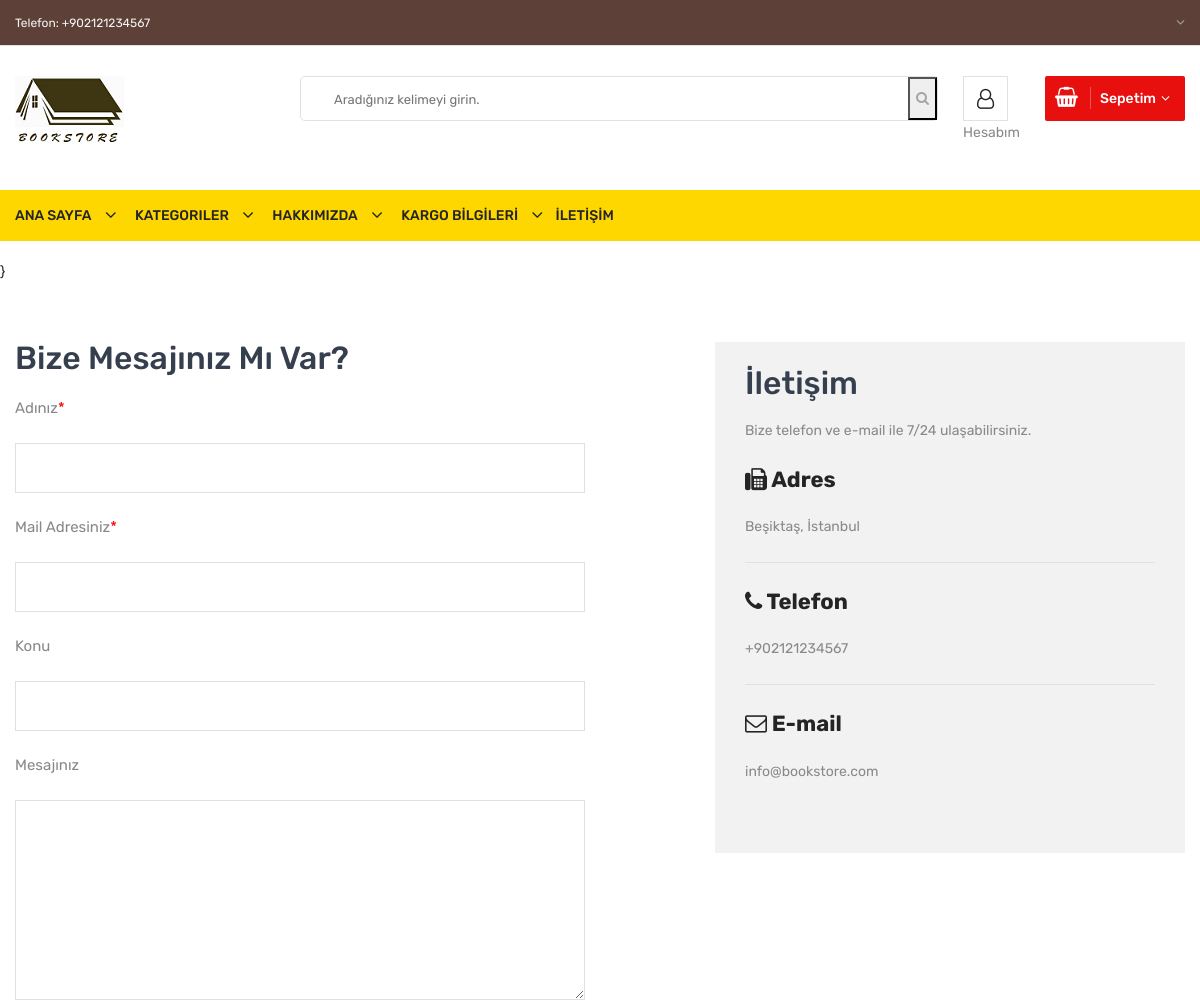
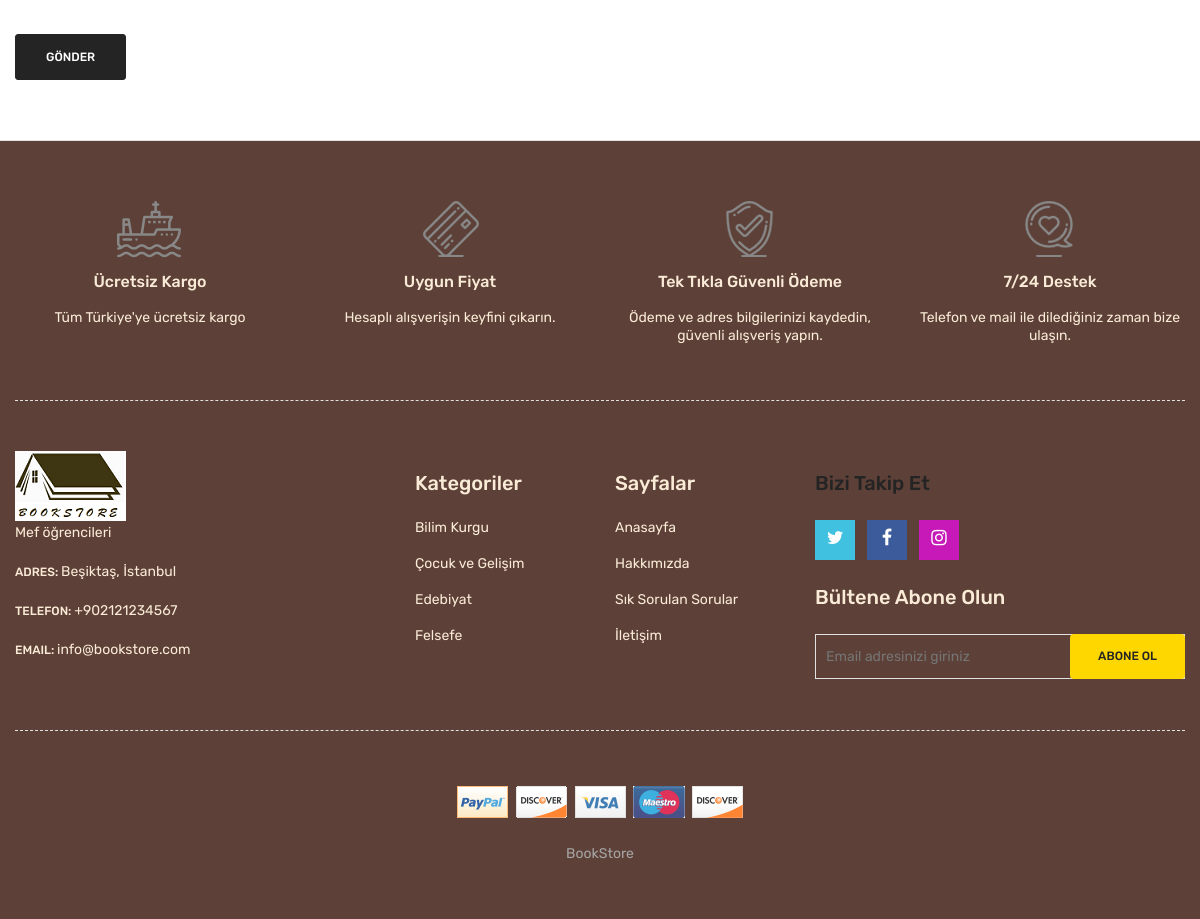
The page /iletisim.php on the database its author committed (2 pictures, top to bottom).
### tables this page shows
CREATE TABLE `ayarlar` (
  `id` int(10) NOT NULL,
  `baslik` varchar(300) NOT NULL,
  `aciklama` varchar(500) NOT NULL,
  `anahtar` varchar(400) NOT NULL,
  `telefon` varchar(20) NOT NULL,
  `email` varchar(50) NOT NULL,
  `adres` varchar(200) NOT NULL,
  `facebook` varchar(200) NOT NULL,
  `instagram` varchar(200) NOT NULL,
  `twitter` varchar(200) NOT NULL,
  `logo` varchar(50) NOT NULL,
  `mesai` varchar(50) NOT NULL
);

CREATE TABLE `hakkimizda` (
  `hakkimizda_id` int(10) NOT NULL,
  `hakkimizda_baslik` varchar(300) NOT NULL,
  `hakkimizda_detay` text NOT NULL,
  `hakkimizda_resim` varchar(50) NOT NULL
);

CREATE TABLE `kategori` (
  `kategori_id` int(10) NOT NULL,
  `kategori_adi` varchar(300) NOT NULL,
  `kategori_sira` int(10) NOT NULL,
  `kategori_durum` int(10) NOT NULL
);

### iletisim.php (the view, shortened to what the rows shown need)
<?php
require_once 'header.php';
require_once 'admin/islem/baglanti.php';
$ayar=$baglanti->prepare("SELECT * FROM  ayarlar where id=1");
$ayar->execute();
$ayaral=$ayar->fetch(PDO::FETCH_ASSOC);
$hakkimizda=$baglanti->prepare("SELECT * FROM  hakkimizda where hakkimizda_id=1");
$hakkimizda->execute();
$hakkimizdaal=$hakkimizda->fetch(PDO::FETCH_ASSOC);
?>
            <div class="contact-main-page mt-60 mb-40 mb-md-40 mb-sm-40 mb-xs-40">
                <div class="container">
                    <div class="row">
                        <div class="col-lg-5 offset-lg-1 col-md-12 order-1 order-lg-2">
                            <div class="contact-page-side-content">
                                <div class="single-contact-block">
                                    <h4><i class="fa fa-fax"></i> Adres</h4>
                                    <p><?php echo $ayaral['adres'] ?></p>
                                </div>
                                <div class="single-contact-block">
                                    <h4><i class="fa fa-phone"></i> Telefon</h4>
                                    <p><?php echo $ayaral['telefon'] ?></p>
                                </div>
                                <div class="single-contact-block last-child">
                                    <h4><i class="fa fa-envelope-o"></i> E-mail</h4>
                                    <p><?php echo $ayaral['email'] ?></p>
                                 </div>
                            </div>
                        </div>
                    </div>
                </div>
            </div>
           <?php
require_once 'footer.php'
            ?>

### header.php (shortened to what the rows shown need)
<?php
require_once 'admin/islem/baglanti.php';
require_once 'function.php';
$ayar=$baglanti->prepare("SELECT * FROM  ayarlar where id=?");
$ayar->execute(array(1));
$ayaral=$ayar->fetch(PDO::FETCH_ASSOC);
?>
<!doctype html>
<html class="no-js" lang="zxx">
<head>
        <link rel="stylesheet" href="css/material-design-iconic-font.min.css">
        <link rel="stylesheet" href="css/font-awesome.min.css">
        <link rel="stylesheet" href="css/fontawesome-stars.css">
        <link rel="stylesheet" href="css/meanmenu.css">
        <link rel="stylesheet" href="css/owl.carousel.min.css">
        <link rel="stylesheet" href="css/slick.css">
        <link rel="stylesheet" href="css/animate.css">
        <link rel="stylesheet" href="css/jquery-ui.min.css">
        <link rel="stylesheet" href="css/venobox.css">
        <link rel="stylesheet" href="css/nice-select.css">
        <link rel="stylesheet" href="css/magnific-popup.css">
        <link rel="stylesheet" href="css/bootstrap.min.css">
        <link rel="stylesheet" href="css/helper.css">
        <link rel="stylesheet" href="style.css">
        <link rel="stylesheet" href="css/responsive.css">
    </head>
    <body>
        <div class="body-wrapper">
            <header>
                <div style="background-color: #5D4037" class="header-top">
                    <div class="container">
                        <div class="row">
                            <div class="col-lg-3 col-md-4">
                                <div class="header-top-left">
                                    <ul class="phone-wrap">
                                        <li><span style="color: whitesmoke">Telefon: </span><a style="color: whitesmoke;" href="#"><?php echo $ayaral['telefon'] ?></a></li>
                                    </ul>
                                </div>
                            </div>
                        </div>
                    </div>
                </div>
                <div class="header-middle pl-sm-0 pr-sm-0 pl-xs-0 pr-xs-0">
                    <div class="container">
                        <div class="row">
                            <div class="col-lg-3">
                                <div class="logo pb-sm-30 pb-xs-30">
                                    <a href="index">
                                        <img src="admin/resimler/logo/<?php echo $ayaral['logo'] ?>" alt="">
                                    </a>
                                </div>
                            </div>
                        </div>
                    </div>
                </div>
            </header>}

### footer.php (shortened to what the rows shown need)
 <div style="background-color: #5D4037" class="footer">
                <div class="footer-static-top">
                    <div class="container">
                        <div class="footer-shipping pt-60 pb-55 pb-xs-25">
                            <div class="row">
                                <div class="col-lg-3 col-md-6 col-sm-6 pb-sm-55 pb-xs-55">
                                    <div class="li-shipping-inner-box">
                                        <div class="shipping-text">
                                            <h2 class="beyazyazi">Ücretsiz Kargo</h2>
                                        </div>
                                    </div>
                                </div>
                                <div class="col-lg-3 col-md-6 col-sm-6 pb-sm-55 pb-xs-55">
                                    <div class="li-shipping-inner-box">
                                        <div class="shipping-text">
                                            <h2 class="beyazyazi">Uygun Fiyat</h2>
                                        </div>
                                    </div>
                                </div>
                                <div class="col-lg-3 col-md-6 col-sm-6 pb-xs-30">
                                    <div class="li-shipping-inner-box">
                                        <div class="shipping-text">
                                            <h2 class="beyazyazi">Tek Tıkla Güvenli Ödeme</h2>
                                        </div>
                                    </div>
                                </div>
                                <div class="col-lg-3 col-md-6 col-sm-6 pb-xs-30">
                                    <div class="li-shipping-inner-box">
                                        <div class="shipping-text">
                                            <h2 class="beyazyazi">7/24 Destek</h2>
                                        </div>
                                    </div>
                                </div>
                            </div>
                        </div>
                    </div>
                </div>
                <div class="footer-static-middle">
                    <div class="container">
                        <div class="footer-logo-wrap pt-50 pb-35">
                            <div class="row">
                                <div class="col-lg-4 col-md-6">
                                    <div class="footer-logo">
                                        <img src="admin/resimler/logo/<?php echo $ayaral['logo'] ?>" alt="Footer Logo">
                                        <p class="beyazyazi">
                                            <?php echo $hakkimizdaal['hakkimizda_detay'] ?>
                                        </p>
                                    </div>
                                    <ul class="des">
                                        <li class="beyazyazi">
                                            <span>Adres: </span>
                                            <?php echo $ayaral['adres'] ?>
                                        </li>
                                        <li class="beyazyazi">
                                            <span>Telefon: </span>
                                            <?php echo $ayaral['telefon'] ?>
                                        </li>
                                        <li class="beyazyazi">
                                            <span>Email: </span>
                                           <?php echo $ayaral['email'] ?>
                                        </li>
                                    </ul>
                                </div>
                                <div class="col-lg-2 col-md-3 col-sm-6">
                                    <div class="footer-block">
                                        <ul>
<?php $kategori=$baglanti->prepare("SELECT * FROM  kategori where kategori_durum=:kategori_durum limit 6");
$kategori->execute(array(
'kategori_durum' =>1
));
while($kategorial=$kategori->fetch(PDO::FETCH_ASSOC)) {
 ?>
                                            <li><a class="beyazyazi" href="urunler-<?=seolink($kategorial['kategori_adi']).'-'.$kategorial['kategori_id'] ?>?sayfa=1"><?php echo $kategorial['kategori_adi'] ?></a></li>
                                          <?php } ?>
                                        </ul>
                                    </div>
                                </div>
                            </div>
                        </div>
                    </div>
                </div>
            </div>
        </div>
    </body>
</html>

### rows shown on the page
ayarlar: telefon "+902121234567", logo (picture), adres "Beşiktaş, İstanbul", email "info@bookstore.com"
hakkimizda: hakkimizda_detay "Mef öğrencileri"
kategori: kategori_adi "Bilim Kurgu"
kategori: kategori_adi "Çocuk ve Gelişim"
kategori: kategori_adi "Edebiyat"
kategori: kategori_adi "Felsefe"
